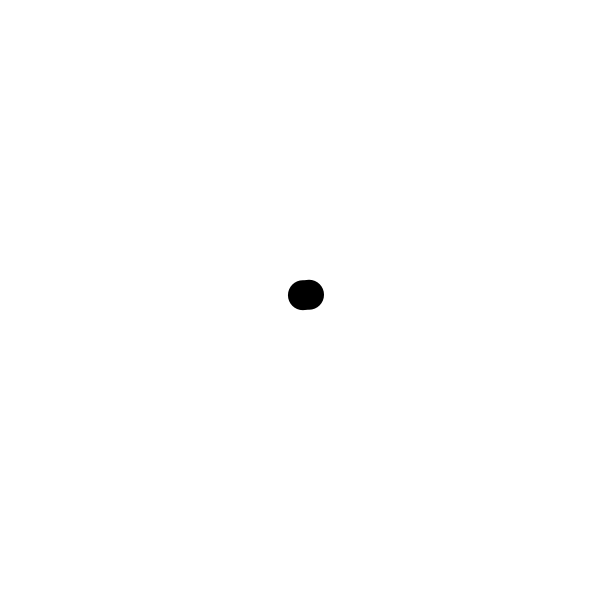
Frame 1 (no input)
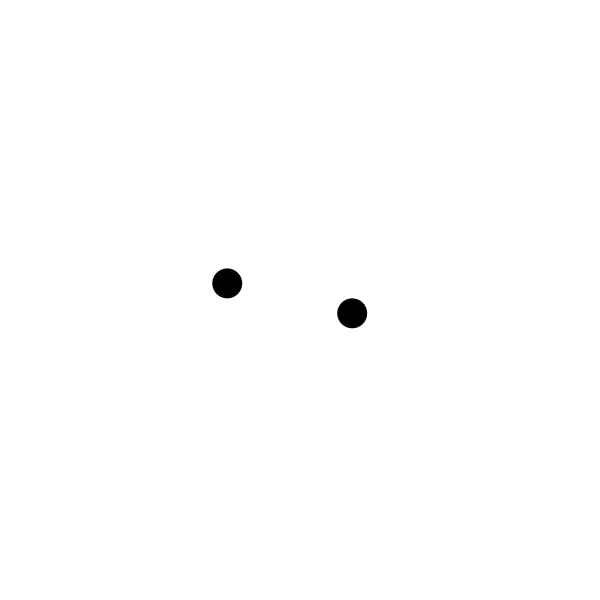
Frame 60 (the mouse pressed at the canvas centre just before this capture)
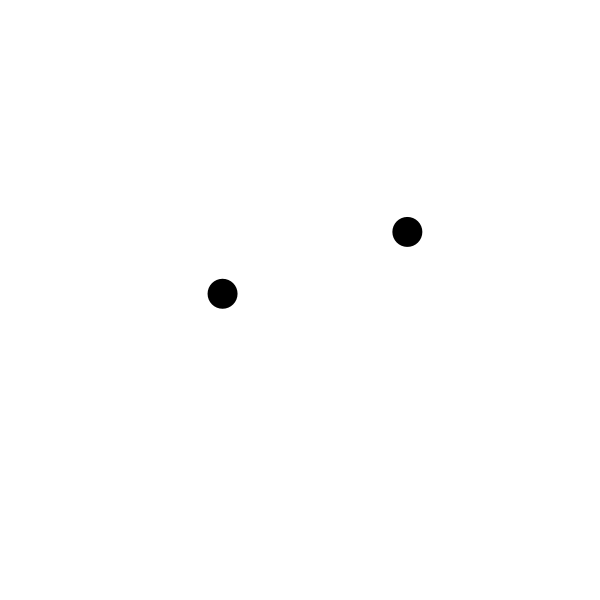
Frame 120 (the mouse held since frame 60 and released just before this capture)

The Processing sketch that drew these frames (run headless with seeded random() and noise(); from frame 60 on, the mouse is pressed at the canvas centre):

// Processing sketch: random_walk_array_2
// ── random_walk_array_2.pde
// ランダムに歩き回るエージェントが2体
// （配列を使って効率化）

// エージェントの位置を覚えておくための変数
float ballx[];
float bally[];

void setup() {
  size(600, 600);
  noStroke();
  fill(0, 0, 0);

  // 配列の個数を決めて生成
  ballx = new float[2];
  bally = new float[2];

  // エージェント1の変数の初期値（開始時の位置）をキャンバス中央に設定
  ballx[0] = width / 2;
  bally[0] = height / 2;

  // エージェント2の変数の初期値（開始時の位置）をキャンバス中央に設定
  ballx[1] = width / 2;
  bally[1] = height / 2;
}

void draw() {
  background(255, 255, 255);

  // エージェント1の位置をランダムにずらす
  ballx[0] = ballx[0] + random(-10, 10);
  bally[0] = bally[0] + random(-10, 10);

  // エージェント2の位置もランダムにずらす
  ballx[1] = ballx[1] + random(-10, 10);
  bally[1] = bally[1] + random(-10, 10);

  // エージェント1を描く
  ellipse(ballx[0], bally[0], 30, 30);

  // エージェント2を描く
  ellipse(ballx[1], bally[1], 30, 30);
}
